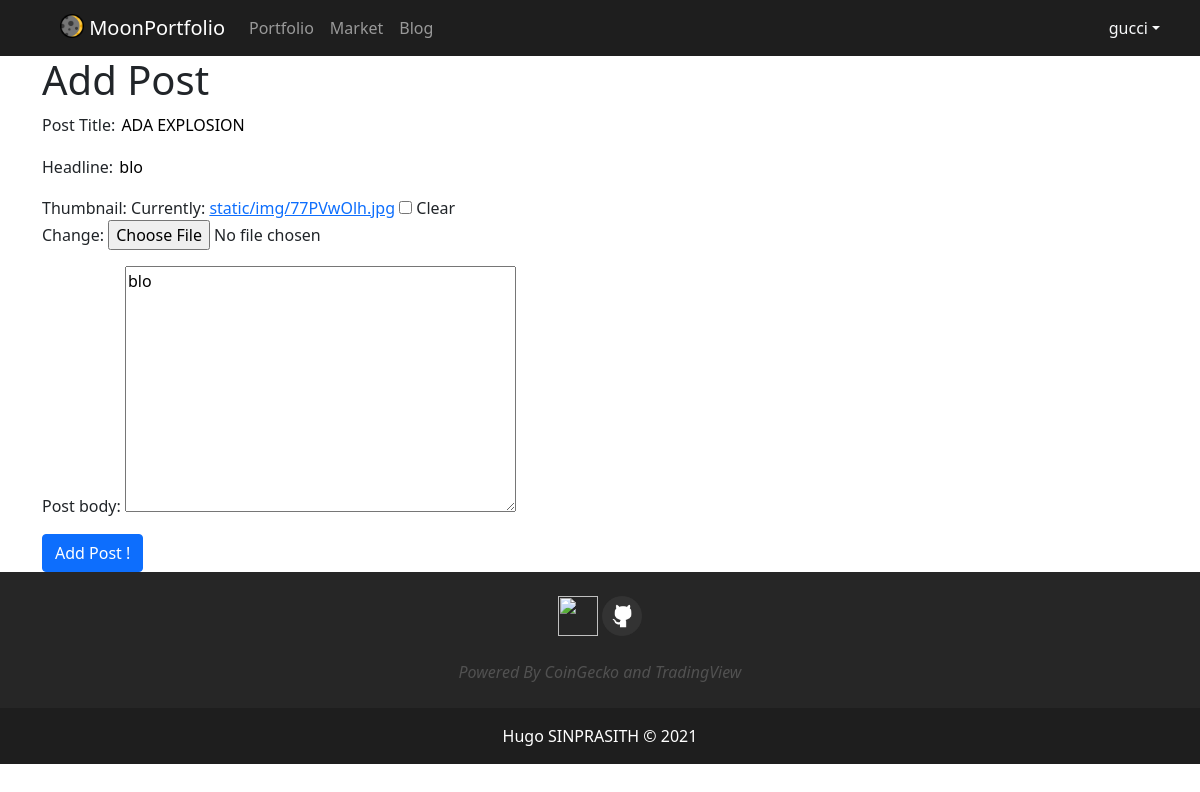
Page /blog/edit_post/8/ (signed in) on the committed database.
### blog/models.py (models this page shows, shortened)
class Post(models.Model):
    title = models.CharField(max_length=400)
    headline = models.CharField(max_length=400, null=True, blank=True)
    author = models.ForeignKey(settings.AUTH_USER_MODEL, on_delete=models.CASCADE, default=1)
    date = models.DateField(auto_now=True)
    body = models.TextField()
    image = models.ImageField(null=True, blank=True, upload_to="static/img", default="static/img/placeholder.png")

### blog/views.py (the view)
# urls.py: path('edit_post/<int:pk>/', views.edit_post, name='edit_post'),
@login_required(login_url='login')
def edit_post(request, pk):
    if not request.user.is_authenticated:
        raise Http404
    post = Post.objects.get(id=pk)
    form = PostForm(instance=post)
    if form.is_valid():
        instance = form.save()
        instance.save()
        messages.success(request, "Successfully Created")
        return redirect('blog')
    context = {'form' : form}
    return render(request, 'blog/add_post.html', context)

### blog/forms.py
class PostForm(forms.ModelForm):
    class Meta:
        model = Post
        fields = ['title', 'headline', 'image', 'body']
        labels = {
            "title" : "Post Title",
            "image" : "Thumbnail",
            "body" : "Post body"
        }

### blog/templates/blog/add_post.html (shortened to what this page needs)
{% extends 'home/base_logged.html' %}
{% block body %}
<div class="container">
    <div class="row">
        <h1>Add Post</h1>
        <form method="POST" action="">
            {{ form.as_p }}
            <button type="submit" class="btn btn-primary">Add Post !</button>
        </form>
    </div>
</div>
{% endblock %}

### home/templates/home/base_logged.html (shortened to what this page needs)
{% load static %}
<!DOCTYPE html>
<html>
    <head>
        <link rel="stylesheet" type="text/css" href="{% static 'css/base.css' %}">
        <link href="https://cdn.jsdelivr.net/npm/bootstrap@5.0.0-beta3/dist/css/bootstrap.min.css" rel="stylesheet">
        <link href="/open-iconic/font/css/open-iconic-bootstrap.css" rel="stylesheet">
    </head>
    <body>
        <nav class="navbar navbar-expand-lg navbar-dark" style="background-color: rgb(30, 30, 30);">
            <div class="container ms-5">
                <a class="navbar-brand" href="{% url 'dashboard' %}">
                    <img src="{% static 'img/moon.png' %}" alt="" width="24" height="24" class="d-inline-block align-text-top">
                    MoonPortfolio
                </a>
                <div class="collapse navbar-collapse" id="navbarSupportedContent">
                    <ul class="navbar-nav mr-auto">
                        <li class="nav-item">
                            <a class="nav-link" href="{% url 'dashboard' %}">Portfolio</a>
                        </li>
                        <li class="nav-item">
                            <a class="nav-link" href="{% url 'market_simplified' %}">Market</a>
                        </li>
                        <li class="nav-item">
                            <a class="nav-link" href="{% url 'blog' %}">Blog</a>
                        </li>
                    </ul>
                </div>
                <div class="collapse navbar-collapse justify-content-end" id="navbarSupportedContent">
                    <ul class="nav justify-content-end">
                        <li class="nav-item dropdown">
                            <a class="nav-link dropdown-toggle text-light" data-toggle="dropdown" href="#" role="button" aria-haspopup="true" aria-expanded="false">{{ request.user }}</a>
                        </li>
                    </ul>
                </div>
             </div>
        </nav>
        {% block body %}
        {% endblock %}
        <footer class="text-center text-white" style="background-color: rgb(38, 38, 38);">
        <div class="container p-4 pb-0 mb-4">
            <section class="mb-4">
                <a href="https://www.linkedin.com/in/hugo-sinprasith-1b5367199/" target="blank"><img src="{% static 'img/linkedin.png' %}" alt="" width="40" height="40"></a>
                <a href="https://github.com/hugosinp" target="blank"><img src="{% static 'img/github.png' %}" alt="" width="40" height="40"></a>
            </section>
            <div class="text-center fst-italic" style="color: rgba(255, 255, 255, 0.2);">
                Powered By CoinGecko and TradingView
            </div>
        </div>
        <div class="text-center p-3" style="background-color: rgb(30, 30, 30);">
            Hugo SINPRASITH © 2021
        </div>
        </footer>
    </body>
</html>

### static/css/base.css (style rules this page uses)
html { font-family: 'Montserrat', sans-serif; }
input { border:red }

### rows in the picture
Post: title "ADA EXPLOSION", headline "blo", body "blo"

### other values in the picture
{{ request.user }} "gucci"
